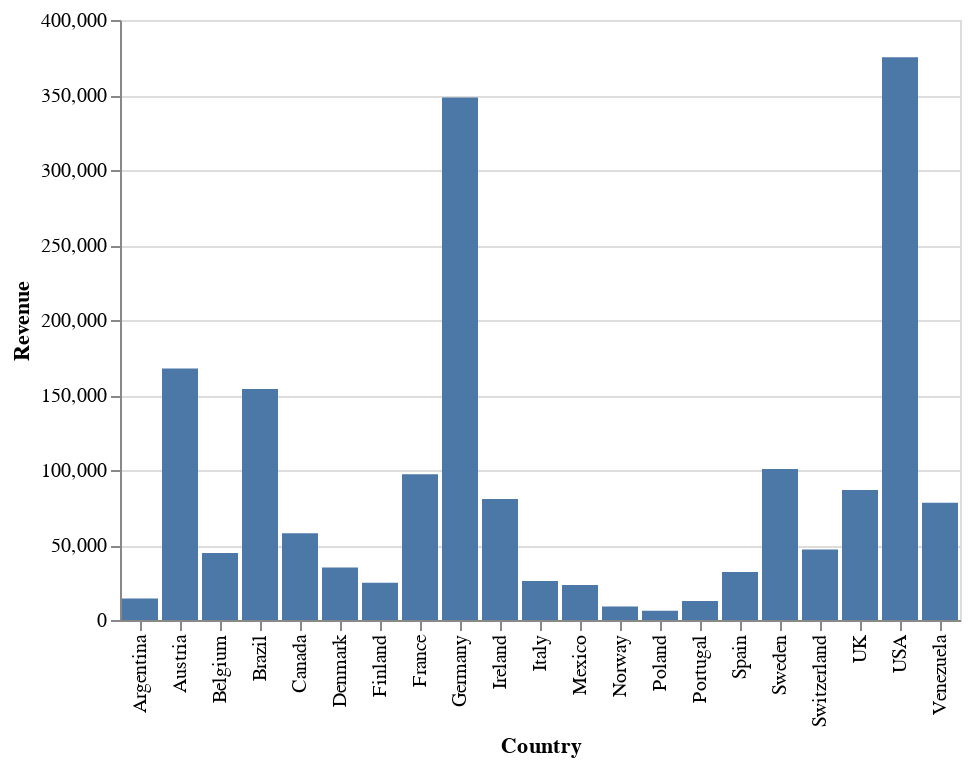

The notebook cell saved with this chart:
### Code cell
CustomerCountry |> @vlplot(:bar, x=:Country, y=:Revenue)

### Figure 1 — Vega-Lite specification as saved in the notebook (floating-point values rounded to 4 significant figures)
{"data": {"values": [{"Country": "USA", "Revenue": 375200.0}, {"Country": "Germany", "Revenue": 348400.0}, {"Country": "Austria", "Revenue": 167700.0}, {"Country": "Brazil", "Revenue": 154100.0}, {"Country": "Sweden", "Revenue": 100600.0}, {"Country": "France", "Revenue": 97210.0}, {"Country": "UK", "Revenue": 86620.0}, {"Country": "Ireland", "Revenue": 80690.0}, {"Country": "Venezuela", "Revenue": 78110.0}, {"Country": "Canada", "Revenue": 57920.0}, {"Country": "Switzerland", "Revenue": 46960.0}, {"Country": "Belgium", "Revenue": 44640.0}, {"Country": "Denmark", "Revenue": 35050.0}, {"Country": "Spain", "Revenue": 31990.0}, {"Country": "Italy", "Revenue": 26020.0}, {"Country": "Finland", "Revenue": 24800.0}, {"Country": "Mexico", "Revenue": 23260.0}, {"Country": "Argentina", "Revenue": 14262}, {"Country": "Portugal", "Revenue": 12620.0}, {"Country": "Norway", "Revenue": 8954.0}, {"Country": "Poland", "Revenue": 6146.0}]}, "encoding": {"x": {"field": "Country", "type": "nominal"}, "y": {"field": "Revenue", "type": "quantitative"}}, "mark": "bar"}
